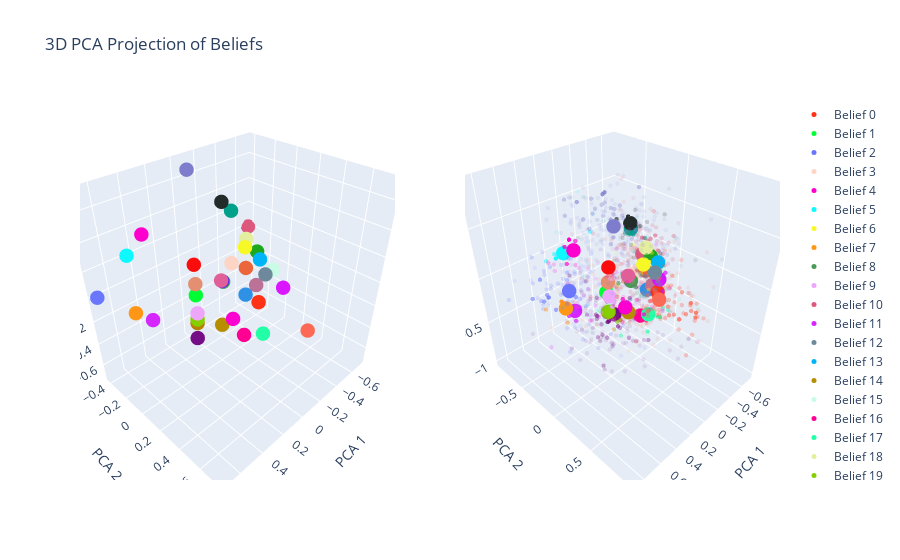

Notebook code cell kept with this figure:
### Code cell
from epsilon_transformers.process.processes import RRXOR
import numpy as np
from epsilon_transformers.training.configs import RawModelConfig
import torch
from sklearn.decomposition import PCA
from sklearn.linear_model import LinearRegression
import plotly.graph_objects as go
from plotly.subplots import make_subplots
import plotly.express as px

model_config = RawModelConfig(
    d_vocab=config["d_vocab"],
    d_model=config["d_model"],
    n_ctx=config["n_ctx"],
    d_head=config["d_head"],
    n_head=config["n_heads"],
    d_mlp=config["d_model"] * 4,
    n_layers=config["n_layers"],
).to_hooked_transformer(seed=1337, device=device)

save_point = 0
model.load_state_dict(torch.load(f"{download_dir}/model_epoch_{save_point}.pt", map_location=device))

process = RRXOR()
msp = process.derive_mixed_state_presentation(depth=config["n_ctx"] + 1)
msp_paths_and_beliefs = msp.paths_and_belief_states

msp_paths = [np.array(x[0]) for x in msp_paths_and_beliefs]
msp_beliefs = [x[1] for x in msp_paths_and_beliefs]
msp_beliefs = [tuple(round(b, 5) for b in belief) for belief in msp_beliefs]
msp_unique_beliefs = list(set(msp_beliefs))  # Convert to list for indexing
print(f"Unique beliefs: {len(msp_unique_beliefs)} out of {len(msp_beliefs)}")


pca = PCA(n_components=3)
pca.fit(msp_unique_beliefs)
msp_beliefs_pca = pca.transform(msp_unique_beliefs)

msp_belief_index = {b: i for i, b in enumerate(msp_unique_beliefs)}
msp_beliefs_index = [msp_belief_index[tuple(round(b, 5) for b in belief)] for belief in msp_unique_beliefs]

X = [x for x in msp.paths if len(x) == config["n_ctx"]]
X = torch.tensor(X, dtype=torch.int).to(device)  # (batch, n_ctx)

X_beliefs = torch.zeros(X.shape[0], X.shape[1], 5).to(device)
X_belief_indices = torch.zeros(X.shape[0], X.shape[1], 1, dtype=torch.int).to(device)  # Specify dtype

for i in range(X.shape[0]):
    for j in range(X.shape[1]):
        p = X[i, :j+1].cpu().numpy()
        path_index = np.where([np.array_equal(p, x) for x in msp_paths])[0][0]  # Get the first index
        msp_belief_state = msp_beliefs[path_index]
        X_beliefs[i, j] = torch.tensor(msp_belief_state, dtype=torch.float32)
        X_belief_indices[i, j] = msp_belief_index[msp_belief_state]  # Assign directly

_, cache = model.run_with_cache(X, names_filter=lambda x: 'ln1.hook_normalized' in x)

acts = torch.cat([cache[f"blocks.{i}.ln1.hook_normalized"] for i in range(4)], dim=-1)  # (batch, n_ctx, 4 * d_model)

acts_flattened = acts.view(-1, acts.shape[-1]).cpu().numpy()
X_beliefs_flattened = X_beliefs.view(-1, X_beliefs.shape[-1]).cpu().numpy()

regression = LinearRegression()
regression.fit(acts_flattened, X_beliefs_flattened)

result = regression.predict(acts_flattened)

result_pca = pca.transform(result)

X_belief_indices_flattened = X_belief_indices.view(-1).cpu().numpy()

colors = px.colors.qualitative.Light24 + px.colors.qualitative.Dark24 + px.colors.qualitative.Plotly

fig = make_subplots(rows=1, cols=2, specs=[[{'type': 'scatter3d'}, {'type': 'scatter3d'}]])

msp_beliefs_pca_data = msp_beliefs_pca
for b in range(len(msp_unique_beliefs)):
    relevant_indices = [i for i, x in enumerate(msp_beliefs_index) if x == b]  # Use list comprehension
    relevant_data = msp_beliefs_pca_data[relevant_indices]
    fig.add_trace(go.Scatter3d(x=relevant_data[:, 0],
                               y=relevant_data[:, 1],
                               z=relevant_data[:, 2],
                               mode='markers',
                               name=f'Belief {b}',
                               marker=dict(size=5, color=colors[b], opacity=1.0)),
                  row=1, col=1)

for b in range(len(msp_unique_beliefs)):
    relevant_indices = np.where(X_belief_indices_flattened == b)[0]
    relevant_data = result_pca[relevant_indices]
    centers_of_mass = np.mean(relevant_data, axis=0)
    fig.add_trace(go.Scatter3d(x=[centers_of_mass[0]],
                               y=[centers_of_mass[1]],
                               z=[centers_of_mass[2]],
                               mode='markers',
                               name=f'Belief {b}',
                               marker=dict(size=5, color=colors[b], opacity=1)),
                  row=1, col=2)
    fig.add_trace(go.Scatter3d(x=relevant_data[:, 0],
                               y=relevant_data[:, 1],
                               z=relevant_data[:, 2],
                               mode='markers',
                               name=f'Belief {b}',
                               marker=dict(size=1.5, color=colors[b], opacity=0.1)),
                  row=1, col=2)

fig.update_layout(title='3D PCA Projection of Beliefs',
                  scene=dict(xaxis_title='PCA 1', yaxis_title='PCA 2', zaxis_title='PCA 3'),
                  scene2=dict(xaxis_title='PCA 1', yaxis_title='PCA 2', zaxis_title='PCA 3'))
fig.show()
